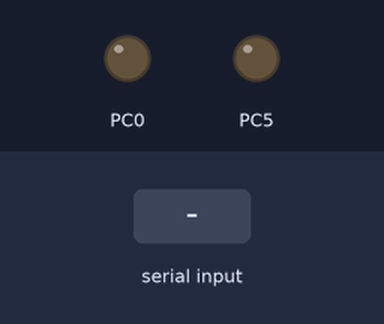
The program below on a simulated ATmega16, built with avr-gcc and emulated at 16 MHz. Shown: output pins drawn as LEDs (lit = HIGH). The test bench sets the inputs (shaded band).

Above: at 1.2 s.
1.3 s: "Y" received over Serial
At 1.8 s:
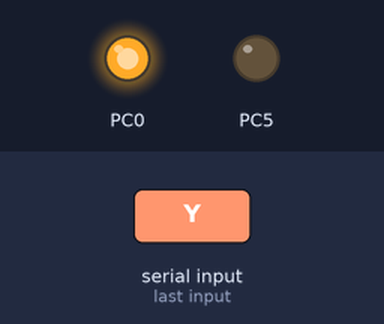
2.8 s: "G" received over Serial
At 4.1 s:
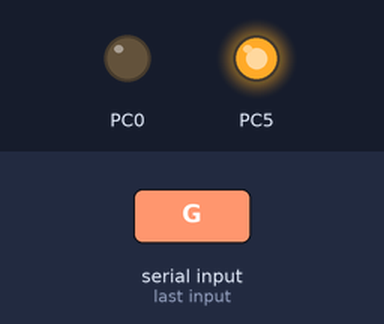
Timing chart, 0 to 5.8 s (numbered marks = the images above; inputs shaded):
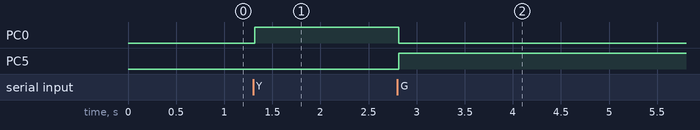

Measured:
- after the input at 1.3 s, PC0: LOW → HIGH at once
- after the input at 2.8 s, PC0: HIGH → LOW at once; PC5: LOW → HIGH at once

The program:

main.c
```c
/*
 * UART2.c
 *
 * Created: 1/26/2020 2:00:01 PM
 * Author : Essam Mohamed
 */

#define F_CPU 16000000UL
#include <avr/io.h>
#include <util/delay.h>
#include "UART_config.h"


int main(void)
{
	DDRC |= (1<<PC0) | (1<<PC5);

    uart_init(9600);
	char received;
    while (1)
    {
		received = uart_receive_char();
		if(received == 'Y'){
			PORTC |= (1<<PC0);
			PORTC &= ~(1<<PC5);
		}
		else if(received == 'G'){
			PORTC |= (1<<PC5);
			PORTC &= ~(1<<PC0);
		}
    }
	return 0;
}
```

UART_config.h
```c
/*
 * uart_config.h
 *
 * Created: 1/26/2020 1:19:16 PM
 *  Author: Essam Mohamed
 */


#ifndef UART_CONFIG_H_
#define UART_CONFIG_H_

void uart_init(uint16_t baud_rate){
	uint16_t UBRR_VALUE = 103;//lrint((16000000/16L*baud_rate) - 1);
	UBRRL = (uint8_t) UBRR_VALUE;
	UBRRH = (uint8_t) (UBRR_VALUE >> 8);
	UCSRB = (1<<RXEN) | (1<<TXEN);
	UCSRC |= (3 << UCSZ0); //only 8-bit data sent or received
}

void uart_send_char(char data){
	while(!(UCSRA & (1 << UDRE)));
		UDR = data;
}

void uart_send_string(char* string){
	while(*string > 0)
		uart_send_char(*string++);
	uart_send_char('\0');
}

char uart_receive_char(){
	while(!(UCSRA & (1 << RXC)));
		return UDR;
}


#endif /* UART_CONFIG_H_ */
```
